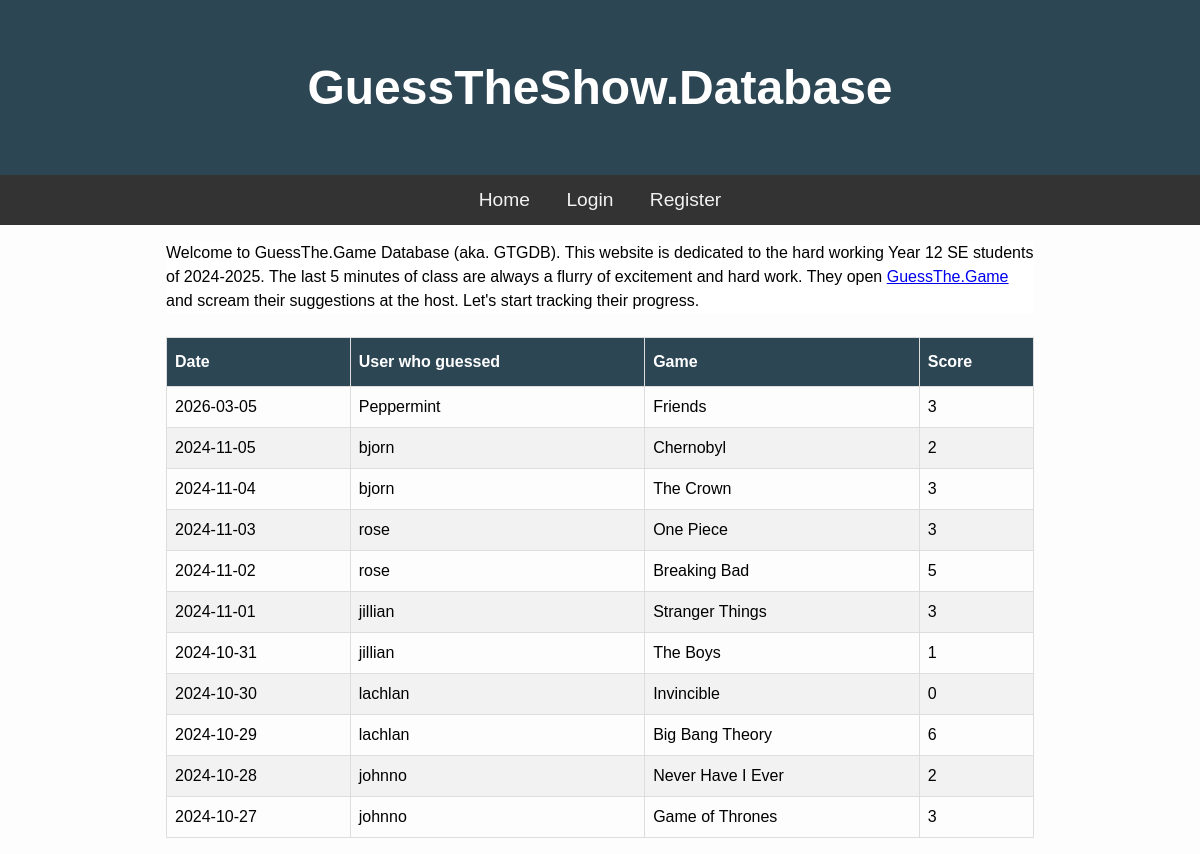
The page / on the database its author committed.
### tables this page shows
CREATE TABLE Guesses (id INTEGER PRIMARY KEY AUTOINCREMENT, user_id INTEGER, date TEXT NOT NULL, score INTEGER, "game" TEXT NOT NULL);

CREATE TABLE Users (id INTEGER PRIMARY KEY AUTOINCREMENT, username TEXT UNIQUE NOT NULL, password NOT NULL, salt TEXT);

### main.py (the view)
@app.route("/")
def Home():
    guessData = db.GetAllGuesses() # Note: the new line
    return render_template("index1.html", guesses=guessData) #Note: passing data

### db.py (called while the page is built)
def GetDB():
    db = sqlite3.connect("C:\\Users\\hhmin\\OneDrive\\Documents\\GTGD8\\github\\.database\\gtg.db")
    db.row_factory = sqlite3.Row
    return db

def GetAllGuesses():
    db = GetDB()
    guesses = db.execute("""SELECT Guesses.date, Guesses.game, Guesses.score, Users.username
                            FROM Guesses JOIN Users ON Guesses.user_id = Users.id
                            ORDER BY date DESC""").fetchall()
    db.close()
    return guesses

### templates/index1.html (shortened to what this page needs)
{% extends "base.html" %}
{% block content %}
<div class="container">
    <p>Welcome to GuessThe.Game Database (aka. GTGDB). This website is dedicated to the hard working Year 12 SE students of 2024-2025. The last 5 minutes of class are always a flurry of excitement and hard work. They open <a href="https://guessthe.game/">GuessThe.Game</a> and scream their suggestions at the host. Let's start tracking their progress.</p>
</div>
<br>
<table class="guess_table">
    <thead>
        <th>Date</th>
        <th>User who guessed</th>
        <th>Game</th>
        <th>Score</th>
    </thead>
    <tbody>
        {% for guess in guesses %}
        <tr>
            <td>{{ guess['date'] }}</td>
            <td>{{ guess['username'] }}</td>
            <td>{{ guess['game'] }}</td>
            <td>{{ guess['score'] }}</td>
        </tr>
        {% endfor %}
    </tbody>
</table>
{% endblock %}

### templates/base.html (shortened to what this page needs)
<!DOCTYPE html>
<html lang="en">
<head>
    <link rel="stylesheet" href="static/css/style.css" />
</head>
<body>
    <h1 class="banner">GuessTheShow.Database</h1>
    <nav>
        <a href="/">Home</a>
        {% if session.get('username') %}
         <a href="/logout">Logout</a>
         {% else %}
        <a href="/login">Login</a>
        <a href="/register">Register</a>
        {% endif %}
</nav>
    <main>
        {% block content %}
        {% endblock %}
    </main>
</body>
</html>

### static/css/style.css (style rules this page uses)
* { padding: 0; margin: 0; box-sizing: border-box; }
body { background: #fdfdfd; font-family: "Nunito", sans-serif; font-size: 1rem; }
main { max-width: 900px; margin: auto; padding: 1rem; line-height: 1.5; }
.banner { padding: 60px; text-align: center; background: #2D4654; color: white; font-size: 3em; }
nav { overflow: hidden; background-color: #333; text-align: center; }
nav a { display: inline-block; color: #f2f2f2; padding: 14px 16px; text-decoration: none; font-size: 1.2em; }
.container { background-color: white; }
.guess_table { font-family: Arial, Helvetica, sans-serif; border-collapse: collapse; width: 100%; }
.guess_table td, .guess_table th { border: 1px solid #ddd; padding: 8px; }
.guess_table tr:nth-child(even) { background-color: #f2f2f2; }
.guess_table th { padding-top: 12px; padding-bottom: 12px; text-align: left; background-color: #2D4654; color: white; }

### rows shown on the page
Guesses: date "2026-03-05", username "Peppermint", game "Friends", score "3"
Guesses: date "2024-11-05", username "bjorn", game "Chernobyl", score "2"
Guesses: date "2024-11-04", username "bjorn", game "The Crown", score "3"
Guesses: date "2024-11-03", username "rose", game "One Piece", score "3"
Guesses: date "2024-11-02", username "rose", game "Breaking Bad", score "5"
Guesses: date "2024-11-01", username "jillian", game "Stranger Things", score "3"
Guesses: date "2024-10-31", username "jillian", game "The Boys", score "1"
Guesses: date "2024-10-30", username "lachlan", game "Invincible", score "0"
Guesses: date "2024-10-29", username "lachlan", game "Big Bang Theory", score "6"
Guesses: date "2024-10-28", username "johnno", game "Never Have I Ever", score "2"
Guesses: date "2024-10-27", username "johnno", game "Game of Thrones", score "3"
